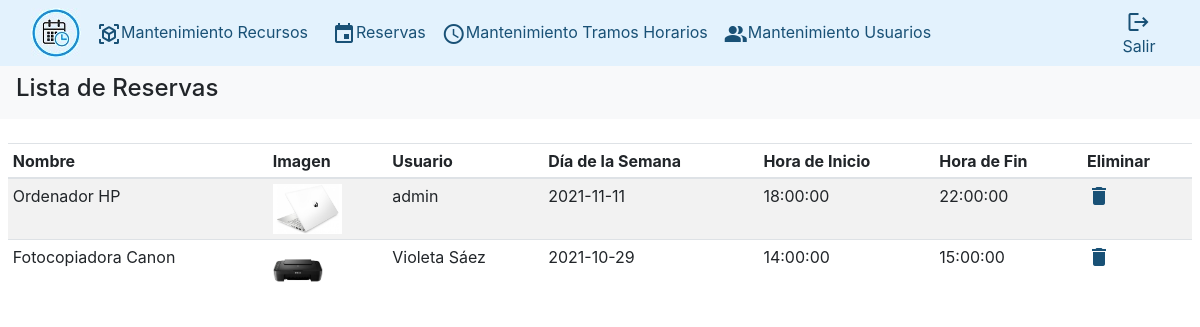
The page /?controller=reservations&&action=showReservations (signed in) on the database its author committed.
### tables this page shows
CREATE TABLE resources (
  id INT AUTO_INCREMENT NOT NULL,
  name VARCHAR(100) NOT NULL,
  description VARCHAR(1000),
  location VARCHAR(200),
  image VARCHAR(2000),
  PRIMARY KEY (id)
);

CREATE TABLE users (
  id INT AUTO_INCREMENT NOT NULL,
  username VARCHAR(250) NOT NULL,
  password VARCHAR(250) NOT NULL,
  realname VARCHAR(250) NOT NULL,
  type int NOT NULL,
  PRIMARY KEY (id)
);

CREATE TABLE timeSlots (
  id INT AUTO_INCREMENT NOT NULL,
  dayOfWeek DATE NOT NULL,
  startTime TIME NOT NULL,
  endTime TIME NOT NULL,
  PRIMARY KEY (id)
);

### index.php (called while the page is built, shortened)
<?php
	if (isset($_GET['controller']) && isset($_GET['action'])) {
		$controller=$_GET['controller'];
		$action=$_GET['action'];
	}else{
		$controller='index';
		$action='login';
	}
	require_once('Views/Layouts/layout.php');
?>

### Controllers/ReservationsController.php (called while the page is built, shortened)
<?php
class ReservationsController
{
	function showReservations()
	{
		$listaReservations=Reservations::all();
		require_once('Views/Reservations/showReservation.php');
	}
}
?>

### Model/Reservation.php (called while the page is built, shortened)
<?php
class Reservations
{
	private $name;
	private $image;
	private $realname;
	public function getName(){
		return $this->name;
	}
	public function setName($name){
		$this->name = $name;
	}
	public function getImage(){
		return $this->image;
	}
	public function setImage($image){
		$this->image = $image;
	}
    public function getRealname(){
		return $this->realname;
	}
	public function setRealname($realname){
		$this->realname = $realname;
	}
	public function getDayOfWeek(){
		return $this->dayOfWeek;
	}
	public function setDayOfWeek($dayOfWeek){
		$this->dayOfWeek = $dayOfWeek;
	}
	public function getStartTime(){
		return $this->startTime;
	}
	public function setStartTime($startTime){
		$this->startTime = $startTime;
	}
    public function getEndTime(){
		return $this->endTime;
	}
	public function setEndTime($endTime){
		$this->endTime = $endTime;
	}
	public static function all()
    {
		$db=Db::getConnect();
		$listaReservations=[];
		$select=$db->query('SELECT resources.name, resources.image, users.realname, timeslots.dayOfWeek, timeslots.startTime, timeslots.endTime
                            FROM reservations
                            INNER JOIN timeslots ON reservations.idTimeSlot = timeslots.id
                            INNER JOIN users ON reservations.idUser = users.id
                            INNER JOIN resources ON reservations.idResource = resources.id
                            ORDER BY users.realname;');
		foreach($select->fetchAll() as $reservations){
			$listaReservations[]=new Reservations($reservations['name'],$reservations['image'],$reservations['realname'],
				$reservations['dayOfWeek'],$reservations['startTime'],$reservations['endTime']);
		}
		return $listaReservations;
	}
}
?>

### Views/Reservations/showReservation.php (the view, shortened to what this page needs)
<?php
  if($_SESSION["realname"] ?? null) {
?>
<div>
	<nav class="navbar navbar-light bg-light w-100">
		<h4>Lista de Reservas</h4>
	</nav>
	<br/>
	<div class="table table-striped pl-2 pr-2">
		<table class="table table-hover table-sm">
			<thead>
				<tr>
					<th>Nombre</th>
					<th>Imagen</th>
					<th>Usuario</th>
					<th>Día de la Semana</th>
					<th>Hora de Inicio</th>
					<th>Hora de Fin</th>
					<th>Eliminar</th>
				</tr>
			</thead>
			<tbody>
					<?php foreach ($listaReservations as $reservations) {?>
					<tr>
						<td><?php echo $reservations->getName(); ?></a> </td>
						<?php echo "<td><img height='50px' name='image' src='../RecursosInformaticos/images/". $reservations->getImage() ."'></td>"; ?>
						<td><?php echo $reservations->getRealname(); ?></td>
						<td><?php echo $reservations->getDayOfWeek(); ?></td>
						<td><?php echo $reservations->getStartTime(); ?></td>
						<td><?php echo $reservations->getEndTime(); ?></td>
						<td><span class='material-icons md-18'>
						<a href="?controller=reservations&&action=delete ?>" style="color:#195176;">delete</a></span></td>
					</tr>
					<?php } ?>
			</tbody>
		</table>
	</div>
</div>
<?php
  }else require_once('Views/Errors/accessDenied.php');
?>

### Views/Layouts/layout.php (shortened to what this page needs)
<!DOCTYPE html>
<html lang="es">
<head>
	<link rel="stylesheet" type="text/css" href="../RecursosInformaticos/assets/scss/style.scss">
	<link rel="stylesheet" href="https://stackpath.bootstrapcdn.com/bootstrap/4.3.1/css/bootstrap.min.css">
</head>
<body>
	<header>
		<?php
			if($_SESSION["realname"] ?? null) {
				require_once('header.php');
			} else echo "";
		?>
	</header>
	<section>
		<?php
			require_once('routing.php');
		?>
	</section>
</body>
</html>

### Views/Layouts/header.php (shortened to what this page needs)
<nav class="navbar navbar-expand-lg navbar-light" style="background-color: #e3f2fd;">
  <div class="container-fluid">
    <a class="nav-link-primary" href="?controller=index&action=index" style="color:#195176;">
    <img src="../RecursosInformaticos/images/reloj.jpg"></a>
    <div class="collapse navbar-collapse" id="navbarNav">
      <ul class="navbar-nav">
        <li class="nav-item">
          <a class="nav-link-primary p-2 ml-2" href="?controller=resources&&action=showResources" style="color:#195176;">
            <span class="material-icons md-18 align-middle">view_in_ar</span>Mantenimiento Recursos</a>
        </li>
      </ul>
      <ul class="navbar-nav">
        <li class="nav-item">
          <a class="nav-link-primary p-2 ml-2" href="?controller=reservations&&action=showReservations" style="color:#195176;">
            <span class="material-icons md-18 align-middle">event</span>Reservas</a>
        </li>
      </ul>
      <ul class="navbar-nav">
        <li class="nav-item">
          <a class="nav-link-primary p-2" href="?controller=timeslots&&action=showTimeslots" style="color:#195176;">
            <span class="material-icons md-18 align-middle">query_builder</span>Mantenimiento Tramos Horarios</a>
        </li>
      </ul>
      <ul class="navbar-nav">
        <li class="nav-item">
          <a class="nav-link-primary p-2" href="?controller=users&&action=showUsers" style="color:#195176;">
            <span class="material-icons md-18 align-middle">people_alt</span>Mantenimiento Usuarios</a>
        </li>
      </ul>
    </div>
  </div>
  <div class="collapse navbar-collapse" id="navbarNav">
    <ul class="navbar-nav float-right">
      <li class="nav-item">
        <a class="nav-link-primary p-1" href="?controller=index&&action=logout" style="color:#195176;">
        <span class="material-icons md-18 align-middle">logout</span>Salir</a>
      </li>
    </ul>
  </div>
</nav>

### routing.php (shortened to what this page needs)
<?php
$controllers=array(
	'index'=>['index','login','logout','error'],
	'resources'=>['register','save','showResources','updateResources','update','delete','search'],
	'timeslots'=>['register','save','showTimeslots','updateTimeslots','update','delete','search'],
	'users'=>['register','save','showUsers','updateUsers','update','delete','search'],
	'reservations'=>['register','save','showReservations','delete']
);
if (array_key_exists($controller, $controllers)) {
	if (in_array($action, $controllers[$controller])) {
		call($controller, $action);
	}
	else{
		call('index','routeError');
	}
}else{
	call('index','loginError');
}
function call($controller, $action){
	switch ($controller) {
		case 'reservations':
			require_once('Model/Reservation.php');
			$controller= new ReservationsController();
			break;
	}
	$controller->{$action}();
}
?>

### rows shown on the page
resources: name "Ordenador HP", image (picture), users.realname "admin", timeslots.dayOfWeek "2021-11-11", timeslots.startTime "18:00:00", timeslots.endTime "22:00:00"
resources: name "Fotocopiadora Canon", image (picture), users.realname "Violeta Sáez", timeslots.dayOfWeek "2021-10-29", timeslots.startTime "14:00:00", timeslots.endTime "15:00:00"
